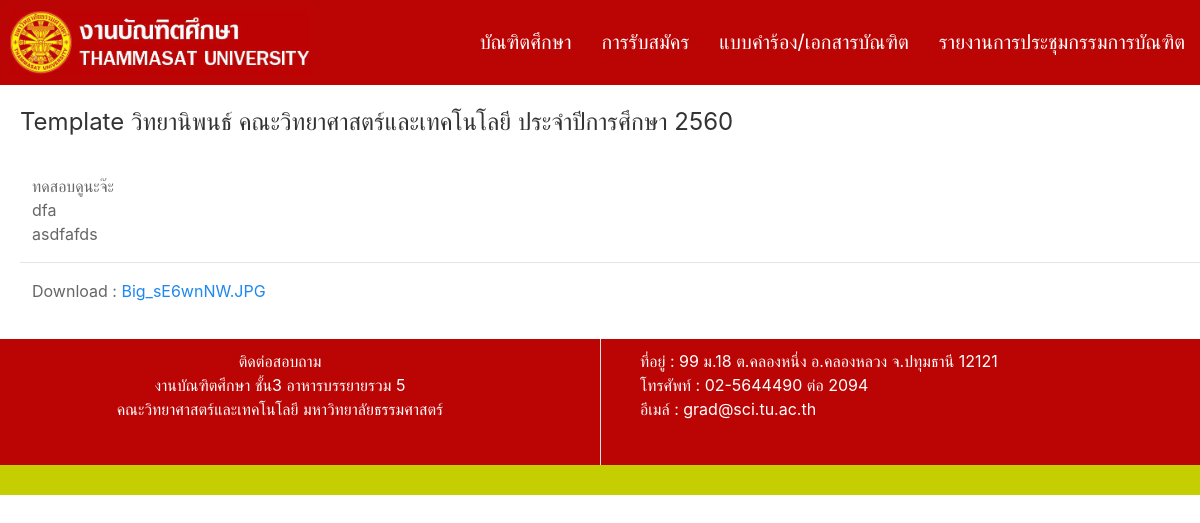
Screenshot of /documents/3/ with the database file from the repository.
### documents/models.py (models this page shows)
class form(models.Model):
    title=models.CharField(max_length=500)
    content=models.TextField(max_length=5000,blank=True)
    file = models.FileField(blank=True)

### documents/views.py (the view)
# urls.py: url(r'^(?P<form_id>[0-9])/$',views.detail_form, name='detail_form'),
def detail_form(request,form_id):
    forms = form.objects.get(pk=form_id)
    return render(request, 'documents/detail.html',{'form':forms})

### documents/templates/documents/detail.html (shortened to what this page needs)
<!DOCTYPE html>
<html>
<head>
    {% load staticfiles %}
    <link rel="stylesheet" type="text/css" href="{% static 'home/uikit.min.css' %}" />
    <link rel="stylesheet" type="text/css" href="{% static 'home/hamburger.css' %}" />
</head>
<body>
  <div class="uk-position-relative">
      <nav class="uk-navbar-container" uk-navbar="mode: click" style="background-color:#bb0404">
          <div class="uk-navbar-left">
              <a href="/home/">
                  <img src="{% static 'home/pictures/b.png' %}" style="width:300px; margin: 10px;" />
              </a>
          </div>
          <div class="uk-navbar-right">
              <ul class="uk-navbar-nav">
                  <li>
                      <a href="#">บัณฑิตศึกษา</a>
                  </li>
                  <li>
                      <a href="/register/">การรับสมัคร</a>
                  </li>
                  <li>
                      <a href="/documents/">แบบคำร้อง/เอกสารบัณฑิต</a>
                  </li>
                  <li>
                      <a href="/meeting/">รายงานการประชุมกรรมการบัณฑิต</a>
                  </li>
              </ul>
          </div>
      </nav>
  </div>
    <div style="margin-left:20px; margin-top:20px;">
        <h3>{{form.title}}</h3>
        <table class="uk-table uk-table-divider uk-table-hover">
            <tbody>
                  <tr>
                      <td style="width:20%;">{{ form.content|linebreaks }}</td>
                  </tr>
                  <tr>
                      <td style="width:20%;">Download : <a class=".uk-text-lead" href="/files/{{form.file}}" download>{{ form.file }}</a> </td>
                  </tr>
            </tbody>
        </table>
    </div>
    <div class="uk-grid-divider uk-child-width-expand@s" uk-grid style="background-color:#bb0404;color:white;margin-top:20px;">
        <div style="text-align:center;margin-top:10px; margin-bottom:10px;">
          <span class=".uk-text-lead">ติดต่อสอบถาม</span><br>
          งานบัณฑิตศึกษา ชั้น3 อาหารบรรยายรวม 5
          <br> คณะวิทยาศาสตร์และเทคโนโลยี มหาวิทยาลัยธรรมศาสตร์
          <br>
        </div>
        <div style="text-align:left;">
          <p style="margin-top:10px;">
             ที่อยู่ : 99 ม.18 ต.คลองหนึ่ง อ.คลองหลวง จ.ปทุมธานี 12121
            <br>
             โทรศัพท์ : 02-5644490 ต่อ 2094
            <br>
             อีเมล์ : grad@sci.tu.ac.th
          </p>
          <br>
        </div>
    </div>
    <div style="background-color:#c4ce00;color:white;height:30px;">
    </div>
</body>
</html>

### home/static/home/hamburger.css (style rules this page uses)
.uk-navbar-nav li a, .uk-navbar-nav li a:hover { color: white; font-size: 20px; }

### rows the page displays
form: title "Template วิทยานิพนธ์ คณะวิทยาศาสตร์และเทคโนโลยี ประจำปีการศึกษา 2560", content "ทดสอบดูนะจ๊ะ dfa asdfafds", file "Big_sE6wnNW.JPG"
